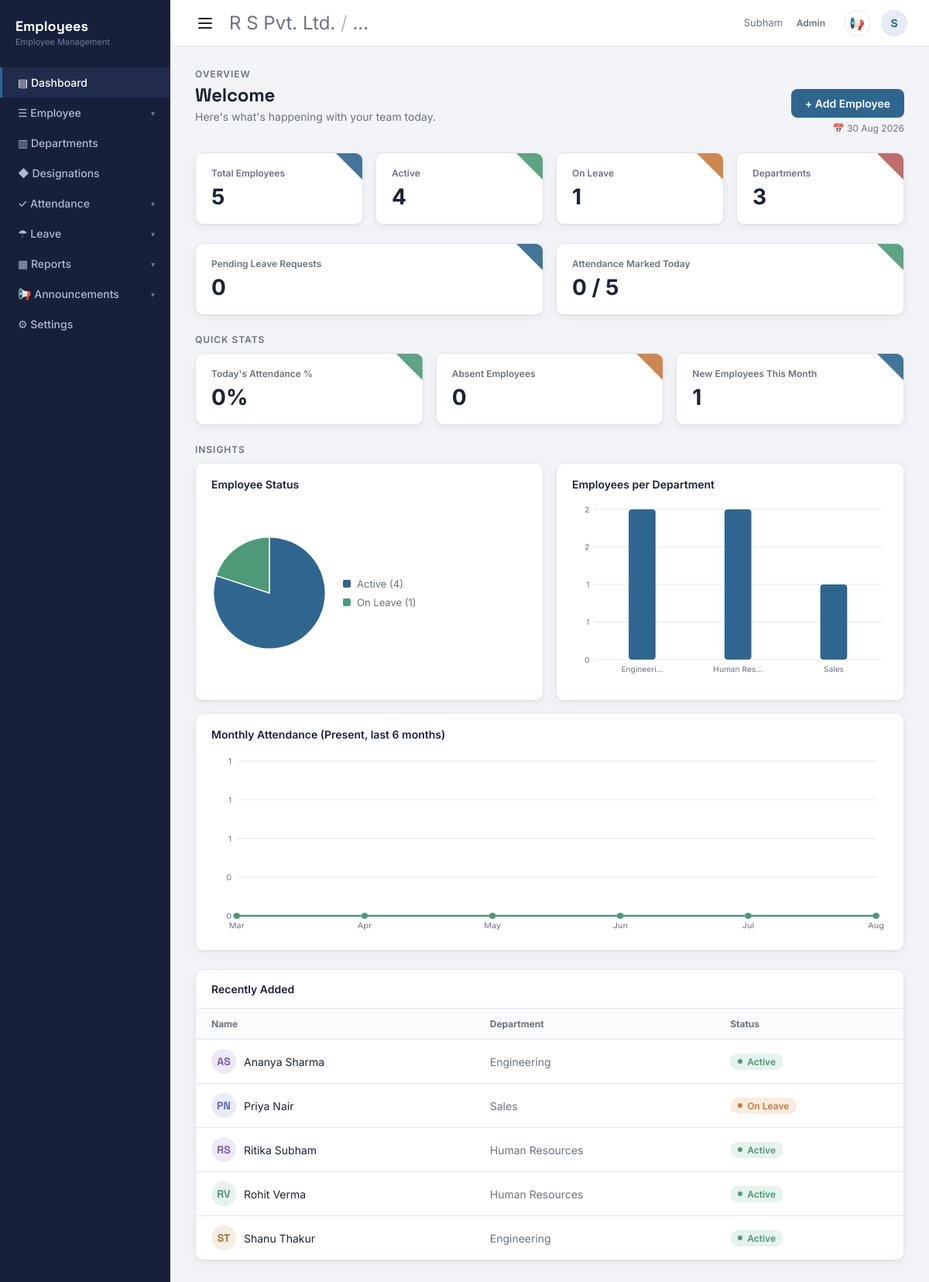
Page / (signed in) on the committed database.
### tables this page shows
CREATE TABLE employees (
    id INTEGER PRIMARY KEY AUTOINCREMENT,
    registration_no TEXT UNIQUE,
    name TEXT NOT NULL,
    email TEXT NOT NULL,
    phone TEXT,
    department TEXT NOT NULL,
    role TEXT NOT NULL,
    status TEXT NOT NULL DEFAULT 'Active',
    salary REAL,
    experience_years REAL,
    join_date TEXT NOT NULL,
    paid_leaves_override INTEGER,
    unpaid_leaves_override INTEGER,
    total_leaves_override INTEGER
);

### app.py (the view, shortened to what this page needs)
@app.route("/")
@login_required
def dashboard():
    db = get_db()
    employees = db.execute("SELECT * FROM employees ORDER BY id DESC").fetchall()
    total = len(employees)
    active = sum(1 for e in employees if e["status"] == "Active")
    on_leave = sum(1 for e in employees if e["status"] == "On Leave")
    departments = len({e["department"] for e in employees})
    pending_leaves = db.execute("SELECT COUNT(*) FROM leaves WHERE status = 'Pending'").fetchone()[0]
    today = date.today().isoformat()
    today_marked = db.execute("SELECT COUNT(*) FROM attendance WHERE date = ?", (today,)).fetchone()[0]
    today_present = db.execute(
        "SELECT COUNT(*) FROM attendance WHERE date = ? AND status = 'Present'", (today,)
    ).fetchone()[0]
    today_absent = db.execute(
        "SELECT COUNT(*) FROM attendance WHERE date = ? AND status = 'Absent'", (today,)
    ).fetchone()[0]
    today_attendance_pct = round((today_present / total) * 100) if total else 0
    month_prefix = date.today().isoformat()[:7]
    new_this_month = db.execute(
        "SELECT COUNT(*) FROM employees WHERE join_date LIKE ?", (f"{month_prefix}%",)
    ).fetchone()[0]
    status_rows = db.execute(
        "SELECT status, COUNT(*) as count FROM employees GROUP BY status"
    ).fetchall()
    status_labels = [row["status"] for row in status_rows]
    status_counts = [row["count"] for row in status_rows]
    dept_rows = db.execute(
        "SELECT department, COUNT(*) as count FROM employees GROUP BY department ORDER BY department"
    ).fetchall()
    dept_labels = [row["department"] for row in dept_rows]
    dept_counts = [row["count"] for row in dept_rows]
    month_labels = []
    month_present_counts = []
    cursor_date = date.today().replace(day=1)
    months = []
    for i in range(5, -1, -1):
        y = cursor_date.year
        m = cursor_date.month - i
        while m <= 0:
            m += 12
            y -= 1
        months.append(f"{y:04d}-{m:02d}")
    for ym in months:
        count = db.execute(
            "SELECT COUNT(*) FROM attendance WHERE date LIKE ? AND status = 'Present'", (f"{ym}%",)
        ).fetchone()[0]
        month_labels.append(datetime.strptime(ym, "%Y-%m").strftime("%b"))
        month_present_counts.append(count)
    return render_template(
        "dashboard.html",
        employee_view=False,
        total=total,
        active=active,
        on_leave=on_leave,
        departments=departments,
        pending_leaves=pending_leaves,
        today_display=date.today().strftime("%d %b %Y"),
        today_marked=today_marked,
        today_absent=today_absent,
        today_attendance_pct=today_attendance_pct,
        new_this_month=new_this_month,
        recent=sorted(employees[:5], key=lambda e: (e["name"] or "").lower()),
        status_labels=status_labels,
        status_counts=status_counts,
        dept_labels=dept_labels,
        dept_counts=dept_counts,
        month_labels=month_labels,
        month_present_counts=month_present_counts,
    )

### app.py (called while the page is built)
def login_required(view):
    @wraps(view)
    def wrapped(*args, **kwargs):
        if not session.get("logged_in"):
            return redirect(url_for("login"))
        return view(*args, **kwargs)
    return wrapped

def initials_for(name):
    name = (name or "").strip()
    if not name:
        return "?"
    parts = name.split()
    if len(parts) == 1:
        return parts[0][:2].upper()
    return (parts[0][0] + parts[-1][0]).upper()

def color_for(name):
    name = (name or "").strip()
    index = sum(ord(ch) for ch in name) % len(AVATAR_PALETTE) if name else 0
    return AVATAR_PALETTE[index]

def get_db():
    if "db" not in g:
        g.db = db_compat.connect(DB_PATH)
        g.db.execute("PRAGMA foreign_keys = ON")
    return g.db

### db_compat.py (called while the page is built)
    def connect(sqlite_path):
        conn = sqlite3.connect(sqlite_path)
        conn.row_factory = sqlite3.Row
        return conn

### templates/dashboard.html (shortened to what this page needs)
{% extends "base.html" %}
{% from "_macros.html" import status_badge, avatar %}
{% block content %}
{% if employee_view %}
<div class="page-head">
  <div>
    <div class="eyebrow">Overview</div>
    <h1>Welcome{{ ', ' + employee['name'] if employee else '' }}</h1>
    <p class="sub">Your personal snapshot.</p>
  </div>
  <a href="{{ url_for('apply_leave') }}" class="btn btn-primary">+ Apply for Leave</a>
</div>
<div class="stat-row">
  <div class="card stat-card">
    <div class="stat-corner" style="background: var(--primary);"></div>
    <div class="stat-label">Present Days (this month)</div>
    <div class="stat-value">{{ my_attendance.get('Present', 0) }}</div>
  </div>
  <div class="card stat-card">
    <div class="stat-corner" style="background: var(--accent-amber);"></div>
    <div class="stat-label">Absent Days (this month)</div>
    <div class="stat-value">{{ my_attendance.get('Absent', 0) }}</div>
  </div>
  <div class="card stat-card">
    <div class="stat-corner" style="background: var(--accent-green);"></div>
    <div class="stat-label">Status</div>
    <div class="stat-value" style="font-size: 20px;">{{ status_badge(employee['status']) if employee else '—' }}</div>
  </div>
</div>
<div class="card" style="padding: 0;">
  <div style="padding: 16px 20px; border-bottom: 1px solid var(--border); font-weight: 600; font-size: 14px;">
    My Recent Leave Requests
  </div>
  <table>
    <thead>
      <tr>
        <th>Type</th>
        <th>From</th>
        <th>To</th>
        <th>Status</th>
      </tr>
    </thead>
    <tbody>
      {% for l in my_leaves %}
      <tr>
        <td>{{ l['leave_type'] }}</td>
        <td style="color: var(--text-muted);">{{ l['start_date'] }}</td>
        <td style="color: var(--text-muted);">{{ l['end_date'] }}</td>
        <td>{{ l['status'] }}</td>
      </tr>
      {% else %}
      <tr>
        <td colspan="4" style="color: var(--text-muted);">No leave requests yet.</td>
      </tr>
      {% endfor %}
    </tbody>
  </table>
</div>
{% else %}
<div class="page-head">
  <div>
    <div class="eyebrow">Overview</div>
    <h1>Welcome{{ ', ' + employee['name'] if employee else '' }}</h1>
    <p class="sub">Here's what's happening with your team today.</p>
  </div>
  <div style="display: flex; flex-direction: column; align-items: flex-end; gap: 6px;">
    <a href="{{ url_for('add_employee') }}" class="btn btn-primary">+ Add Employee</a>
    <span style="font-size: 12px; color: var(--text-muted);">📅 {{ today_display }}</span>
  </div>
</div>
<div class="stat-row">
  <a href="{{ url_for('employee_list') }}" class="card stat-card stat-card-link">
    <div class="stat-corner" style="background: var(--primary);"></div>
    <div class="stat-label">Total Employees</div>
    <div class="stat-value">{{ total }}</div>
  </a>
  <a href="{{ url_for('employee_list', status='Active') }}" class="card stat-card stat-card-link">
    <div class="stat-corner" style="background: var(--accent-green);"></div>
    <div class="stat-label">Active</div>
    <div class="stat-value">{{ active }}</div>
  </a>
  <a href="{{ url_for('employee_list', status='On Leave') }}" class="card stat-card stat-card-link">
    <div class="stat-corner" style="background: var(--accent-amber);"></div>
    <div class="stat-label">On Leave</div>
    <div class="stat-value">{{ on_leave }}</div>
  </a>
  <a href="{{ url_for('departments') }}" class="card stat-card stat-card-link">
    <div class="stat-corner" style="background: var(--accent-red);"></div>
    <div class="stat-label">Departments</div>
    <div class="stat-value">{{ departments }}</div>
  </a>
</div>
<div class="stat-row">
  <a href="{{ url_for('leave_list', status='Pending') }}" class="card stat-card stat-card-link">
    <div class="stat-corner" style="background: var(--primary);"></div>
    <div class="stat-label">Pending Leave Requests</div>
    <div class="stat-value">{{ pending_leaves }}</div>
  </a>
  <a href="{{ url_for('attendance') }}" class="card stat-card stat-card-link">
    <div class="stat-corner" style="background: var(--accent-green);"></div>
    <div class="stat-label">Attendance Marked Today</div>
    <div class="stat-value">{{ today_marked }} / {{ total }}</div>
  </a>
</div>
<div class="eyebrow" style="margin-bottom: 10px;">Quick Stats</div>
<div class="stat-row">
  <a href="{{ url_for('attendance') }}" class="card stat-card stat-card-link">
    <div class="stat-corner" style="background: var(--accent-green);"></div>
    <div class="stat-label">Today's Attendance %</div>
    <div class="stat-value">{{ today_attendance_pct }}%</div>
  </a>
  <a href="{{ url_for('attendance', filter='Absent') }}" class="card stat-card stat-card-link">
    <div class="stat-corner" style="background: var(--accent-amber);"></div>
    <div class="stat-label">Absent Employees</div>
    <div class="stat-value">{{ today_absent }}</div>
  </a>
  <a href="{{ url_for('employee_list', new_this_month=1) }}" class="card stat-card stat-card-link">
    <div class="stat-corner" style="background: var(--primary);"></div>
    <div class="stat-label">New Employees This Month</div>
    <div class="stat-value">{{ new_this_month }}</div>
  </a>
</div>
<div class="eyebrow" style="margin-bottom: 10px;">Insights</div>
<div class="chart-grid">
  <div class="card chart-card">
    <div class="chart-card-title">Employee Status</div>
    <div class="chart-wrap" id="statusPieChart"></div>
  </div>
  <div class="card chart-card">
    <div class="chart-card-title">Employees per Department</div>
    <div class="chart-wrap" id="deptBarChart"></div>
  </div>
  <div class="card chart-card chart-card-wide">
    <div class="chart-card-title">Monthly Attendance (Present, last 6 months)</div>
    <div class="chart-wrap" id="attendanceLineChart"></div>
  </div>
</div>
<div class="card" style="padding: 0;">
  <div style="padding: 16px 20px; border-bottom: 1px solid var(--border); font-weight: 600; font-size: 14px;">
    Recently Added
  </div>
  <table>
    <thead>
      <tr>
        <th>Name</th>
        <th>Department</th>
        <th>Status</th>
      </tr>
    </thead>
    <tbody>
      {% for e in recent %}
      <tr>
        <td>
          <div class="name-cell">
            {{ avatar(e['name']) }}
            {{ e['name'] }}
          </div>
        </td>
        <td style="color: var(--text-muted);">{{ e['department'] }}</td>
        <td>{{ status_badge(e['status']) }}</td>
      </tr>
      {% else %}
      <tr>
        <td colspan="3" style="color: var(--text-muted);">No employees yet — add one to get started.</td>
      </tr>
      {% endfor %}
    </tbody>
  </table>
</div>
{% endif %}
{% endblock %}

### templates/_macros.html
{% macro status_badge(status) %}
  {% if status == 'Active' %}
    <span class="badge badge-active"><span class="dot"></span>{{ status }}</span>
  {% elif status == 'On Leave' %}
    <span class="badge badge-leave"><span class="dot"></span>{{ status }}</span>
  {% else %}
    <span class="badge badge-resigned"><span class="dot"></span>{{ status }}</span>
  {% endif %}
{% endmacro %}
{% macro avatar(name, size=32) %}
  <div class="avatar-mini" style="width: {{ size }}px; height: {{ size }}px; background: {{ color_for(name) }}22; color: {{ color_for(name) }}; font-size: {{ (size / 2.3)|round|int }}px;">
    {{ initials_for(name) }}
  </div>
{% endmacro %}

### static/css/style.css (style rules this page uses)
:root { --bg: #f3f4f7; --surface: #ffffff; --sidebar: #17203a; --sidebar-hover: #212c4d; --sidebar-text: #aeb8d0; --sidebar-text-dim: #6f7996; --primary: #2f6690; --primary-dark: #234c6c; --primary-soft: #e5edf3; --accent-green: #4c9a78; --accent-green-soft: #e6f2ec; --accent-amber: #c97b3b; --accent-amber-soft: #f7ece0; --accent-red: #b85c5c; --accent-red-soft: #f6e8e8; --text: #1b2333; --text-muted: #6b7280; --border: #e4e6ec; --radius: 10px; --shadow: 0 1px 2px rgba(23, 32, 58, 0.06), 0 4px 14px rgba(23, 32, 58, 0.05); }
* { box-sizing: border-box; }
html, body { height: 100%; margin: 0; }
body { background: var(--bg); color: var(--text); font-family: "Inter", -apple-system, BlinkMacSystemFont, sans-serif; -webkit-font-smoothing: antialiased; }
h1, h2, h3, h4 { font-family: "Space Grotesk", "Inter", sans-serif; margin: 0; letter-spacing: -0.01em; }
a { color: inherit; text-decoration: none; }
.page-head { display: flex; align-items: flex-end; justify-content: space-between; gap: 16px; margin-bottom: 24px; flex-wrap: wrap; }
.eyebrow { font-size: 12px; font-weight: 600; letter-spacing: 0.08em; text-transform: uppercase; color: var(--text-muted); margin-bottom: 4px; }
.page-head h1 { font-size: 24px; font-weight: 700; }
.page-head p.sub { color: var(--text-muted); font-size: 14px; margin-top: 4px; }
.btn { display: inline-block; border: none; border-radius: 8px; padding: 10px 18px; font-size: 14px; font-weight: 600; cursor: pointer; }
.btn-primary { background: var(--primary); color: #fff; }
.card { background: var(--surface); border: 1px solid var(--border); border-radius: var(--radius); box-shadow: var(--shadow); }
table { width: 100%; border-collapse: collapse; }
thead tr { font-size: 12px; color: var(--text-muted); text-align: left; background: #fafbfc; }
th, td { padding: 12px 20px; }
tbody tr { border-top: 1px solid var(--border); font-size: 14px; }
.badge { display: inline-flex; align-items: center; gap: 6px; padding: 3px 10px; border-radius: 999px; font-size: 12px; font-weight: 600; }
.badge .dot { width: 6px; height: 6px; border-radius: 50%; }
.badge-active { background: var(--accent-green-soft); color: var(--accent-green); }
.badge-active .dot { background: var(--accent-green); }
.badge-leave { background: var(--accent-amber-soft); color: var(--accent-amber); }
.badge-leave .dot { background: var(--accent-amber); }
.stat-row { display: flex; gap: 16px; flex-wrap: wrap; margin-bottom: 24px; }
.stat-card { padding: 18px 20px; position: relative; overflow: hidden; flex: 1; min-width: 210px; }
.stat-corner { position: absolute; top: 0; right: 0; width: 34px; height: 34px; clip-path: polygon(100% 0, 0 0, 100% 100%); opacity: 0.9; }
.stat-label { font-size: 12px; color: var(--text-muted); font-weight: 600; }
.stat-value { font-size: 28px; font-weight: 700; margin-top: 6px; }
.stat-card-link { display: block; color: inherit; text-decoration: none; cursor: pointer; transition: transform 0.12s ease, box-shadow 0.12s ease, border-color 0.12s ease; }
.avatar-mini { border-radius: 50%; display: inline-flex; align-items: center; justify-content: center; font-weight: 700; flex-shrink: 0; font-family: "Space Grotesk", sans-serif; }
.name-cell { display: flex; align-items: center; gap: 10px; }
.chart-grid { display: grid; grid-template-columns: 1fr 1fr; gap: 16px; margin-bottom: 24px; }
.chart-card { padding: 18px 20px; }
.chart-card-wide { grid-column: 1 / -1; }
.chart-card-title { font-weight: 600; font-size: 14px; margin-bottom: 12px; }
.chart-wrap { position: relative; height: 240px; }

### rows in the picture
employees: name "AS", name "Ananya Sharma", department "Engineering", status "Active"
employees: name "PN", name "Priya Nair", department "Sales", status "On Leave"
employees: name "RS", name "Ritika Subham", department "Human Resources", status "Active"
employees: name "RV", name "Rohit Verma", department "Human Resources", status "Active"
employees: name "ST", name "Shanu Thakur", department "Engineering", status "Active"

### other values in the picture
{{ current_username }} "Subham"
{{ current_role }} "Admin"
{{ current_username[0]|upper if current_username else '?' }} "S"
{{ total }} "5"
{{ active }} "4"
{{ on_leave }} "1"
{{ departments }} "3"
{{ pending_leaves }} "0"
{{ today_marked }} "0"
{{ today_attendance_pct }} "0"
{{ today_absent }} "0"
{{ new_this_month }} "1"
